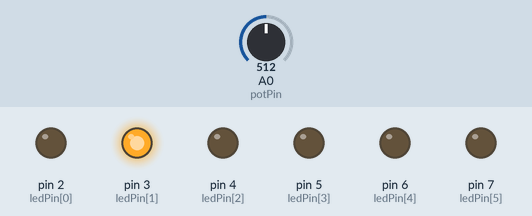
The sketch below on a simulated Arduino Uno, built with avr-gcc and run on an emulated ATmega328P. Shown: output pins drawn as LEDs (lit = HIGH). Dashed ring = blinking. Inputs (shaded band) come from the test bench; at power-on: A0 (potPin) = 512. What the sketch prints to the serial monitor is not drawn.

Above: at 1.2 s.
1.3 s: A0 (potPin) set to 0
At 1.54 s:
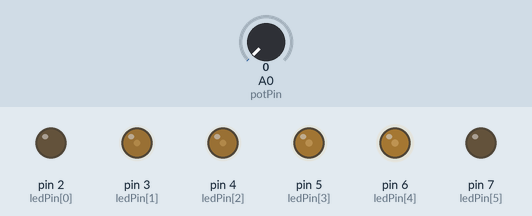
4.3 s: A0 (potPin) set to 3
7.3 s: A0 (potPin) set to 306
At 8.06 s:
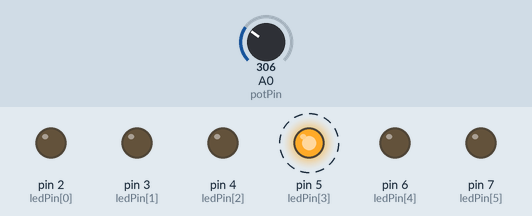
10.3 s: A0 (potPin) set to 511
At 13.0 s:
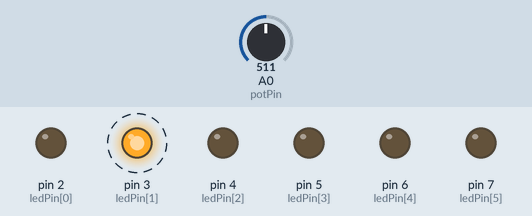
Timing chart, 0 to 14.3 s (numbered marks = the images above; inputs shaded):
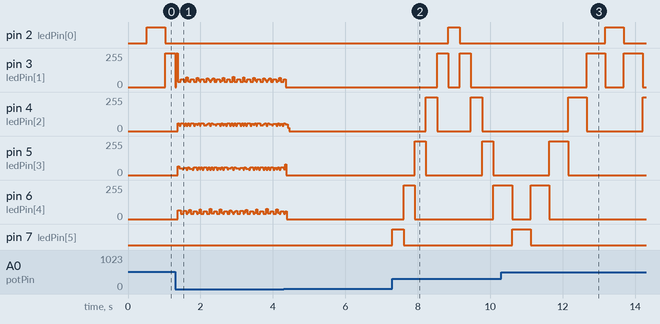

The sketch:

Cv1.ino
```cpp
int ledNum = 6; // počet LEDek
byte ledPin[] = { 2, 3, 4, 5, 6, 7}; // vytvoříme pole pro LED piny
int ledDelay; // pauza mezi změnami
int direction = 1;
int currentLED = 0;
unsigned long changeTime;
int potPin = A0;

void setup() {
  Serial.begin(9600);
  for (int x = 0; x < ledNum; x++) {
    // nastavení pinu od 2 do 9 LEDky jako výstupu
    pinMode(ledPin[x], OUTPUT);
  }
  changeTime = millis();
}
//
//void loop() {
//  int activeLed = analogRead(potPin) * (ledNum-1) / maxPotVal;
//  Serial.println(activeLed);
//  for (int x = 0; x < ledNum; x++) {
//    // vypnout všechny LEDky
//    digitalWrite(ledPin[x], LOW);
//  }
//  digitalWrite(ledPin[activeLed], HIGH);
//}

void loop() {
  int ledDelay = analogRead(potPin); // přečíst hodnotu pinu potenciometru
  // tady se změní interval po nastavení potenciometru
  Serial.println(ledDelay);
  if ((millis() - changeTime) > ledDelay) {
    changeLED();
    changeTime = millis();
  }
}

void changeLED() {
  for (int x = 0; x < ledNum; x++) {
    // vypnout všechny LEDky
    digitalWrite(ledPin[x], LOW);
  }
  // zapnout tuto LEDku
  digitalWrite(ledPin[currentLED], HIGH);
  currentLED += direction;
  // změnit směr, pokud jsme dosáhli konce
  if (currentLED == ledNum - 1) {
    direction = -1;
  }
  if (currentLED == 0) {
    direction = 1;
  }
}
```

Measured:
- after the input at 1.3 s, pin 7 (ledPin[5]): stays LOW (without the input it goes to HIGH after 1.8 s)
- after the input at 4.3 s, pin 7 (ledPin[5]): LOW → HIGH after 3.0 s
- after the input at 7.3 s, pin 2 (ledPin[0]): LOW → HIGH after 1.5 s, → LOW 0.31 s later; pin 3 (ledPin[1]): alternates 255/255 for 0.31 s and 0/255 for 0.31 s, 4 changes in all, then stays 0/255, starting after 1.2 s
- after the input at 10.3 s, pin 3 (ledPin[1]): alternates 255/255 for 0.51 s and 0/255 for 0.51 s, starting after 2.4 s
